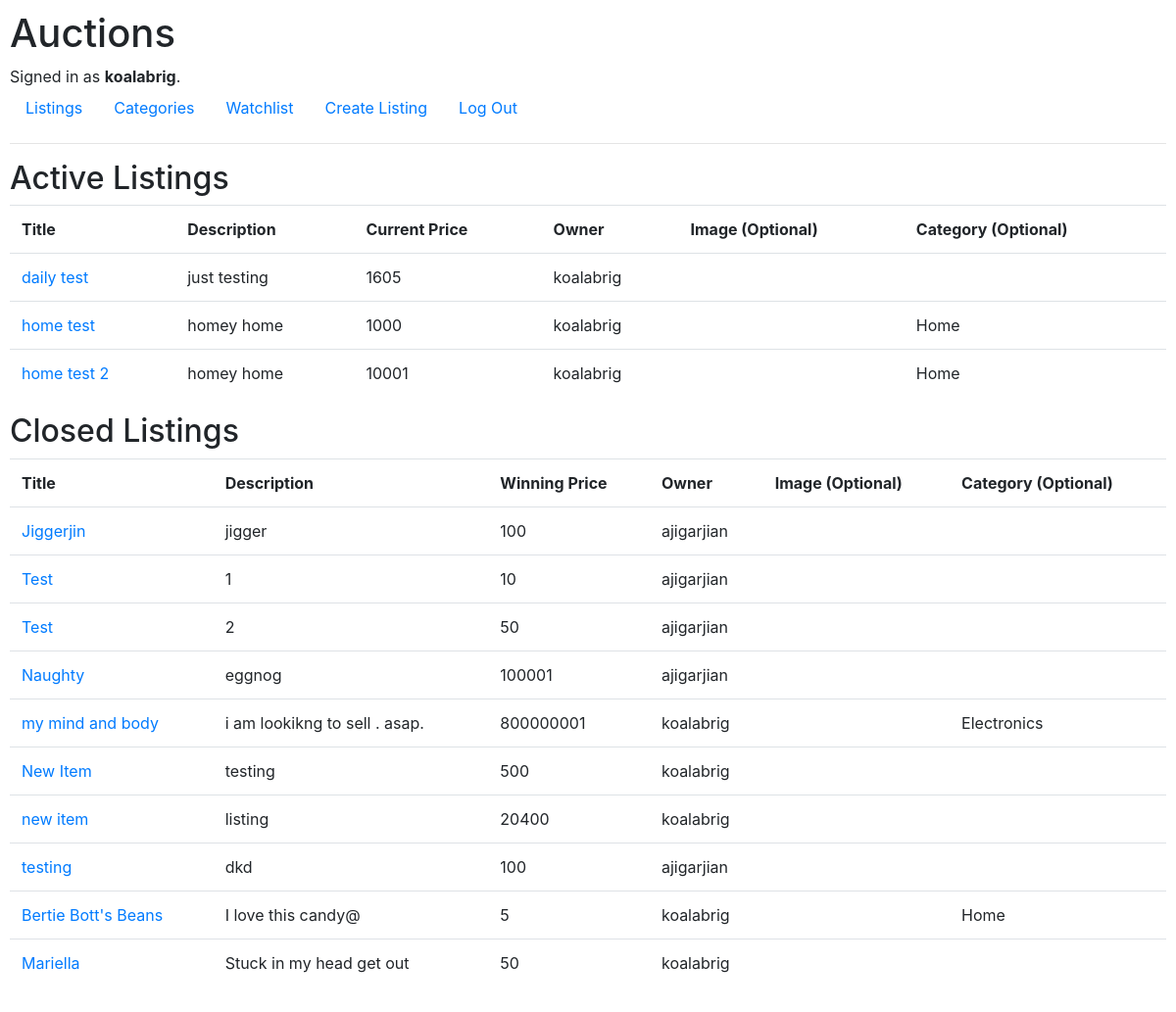
The app's page / (signed in) with its own data.
### auctions/models.py (models this page shows)
class User(AbstractUser):
    pass

class Listing(models.Model):
    title = models.CharField(max_length=64)
    description = models.CharField(max_length=255)
    price = models.IntegerField()
    image = models.URLField(max_length=200, blank=True)
    category = models.CharField(max_length=255, blank=True)
    owner = models.ForeignKey(User, default="", on_delete=models.CASCADE, related_name="listingOwner", blank=False)
    active = models.BooleanField(default="True")

### auctions/views.py (the view)
# urls.py: path("", views.index, name="index"),
def index(request):
    return render(request, "auctions/index.html", {
        "active_listings": Listing.objects.filter(active=True),
        "closed_listings": Listing.objects.filter(active=False)
    })

### auctions/templates/auctions/index.html (shortened to what this page needs)
{% extends "auctions/layout.html" %}
{% block body %}
    <h2>Active Listings</h2>
    <table class="table">
        <tr>
            <th>Title</th>
            <th>Description</th>
            <th>Current Price</th>
            <th>Owner</th>
            <th>Image (Optional)</th>
            <th>Category (Optional)</th>
        </tr>
        {% for listing in active_listings %}
        <tr>
            <td>
                <a href="{% url 'listing' listing.id %}">{{ listing.title }}</a>
            </td>
            <td>{{ listing.description }}</td>
            <td>{{ listing.price }}</td>
            <td>{{ listing.owner }}</td>
            <td>
            </td>
            <td>{{ listing.category }}</td>
        </tr>
        {% endfor %}
    </table>
    <h2>Closed Listings</h2>
    <table class="table">
        <tr>
            <th>Title</th>
            <th>Description</th>
            <th>Winning Price</th>
            <th>Owner</th>
            <th>Image (Optional)</th>
            <th>Category (Optional)</th>
        </tr>
        {% for listing in closed_listings %}
        <tr>
            <td>
                <a href="{% url 'listing' listing.id %}">{{ listing.title }}</a>
            </td>
            <td>{{ listing.description }}</td>
            <td>{{ listing.price }}</td>
            <td>{{ listing.owner }}</td>
            <td>
            </td>
            <td>{{ listing.category }}</td>
        </tr>
        {% endfor %}
    </table>
{% endblock %}

### auctions/templates/auctions/layout.html (shortened to what this page needs)
{% load static %}
<!DOCTYPE html>
<html lang="en">
    <head>
        <link rel="stylesheet" href="https://stackpath.bootstrapcdn.com/bootstrap/4.4.1/css/bootstrap.min.css">
        <link href="{% static 'auctions/styles.css' %}" rel="stylesheet">
    </head>
    <body>
        <h1>Auctions</h1>
        <div>
            {% if user.is_authenticated %}
                Signed in as <strong>{{ user.username }}</strong>.
            {% else %}
                Not signed in.
            {% endif %}
        </div>
        <ul class="nav">
            <li class="nav-item">
                <a class="nav-link" href="{% url 'index' %}">Listings</a>
            </li>
            <li class="nav-item">
                <a class="nav-link" href="{% url 'category' %}">Categories</a>
            </li>
            {% if user.is_authenticated %}
                <li class="nav-item">
                    <a class="nav-link" href="{% url 'watchlist' %}">Watchlist</a>
                </li>
                <li class="nav-item">
                    <a class="nav-link" href="{% url 'create' %}">Create Listing</a>
                </li>
                <li class="nav-item">
                    <a class="nav-link" href="{% url 'logout' %}">Log Out</a>
                </li>
            {% endif %}
        </ul>
        <hr>
        {% block body %}
        {% endblock %}
    </body>
</html>

### auctions/static/auctions/styles.css (style rules this page uses)
body { padding: 10px; }

### records on screen
User: username "koalabrig"
Listing: title "daily test", description "just testing", price "1605", owner "koalabrig"
Listing: title "home test", description "homey home", price "1000", owner "koalabrig", category "Home"
Listing: title "home test 2", description "homey home", price "10001", owner "koalabrig", category "Home"
Listing: title "Jiggerjin", description "jigger", price "100", owner "ajigarjian"
Listing: title "Test", description "1", price "10", owner "ajigarjian"
Listing: title "Test", description "2", price "50", owner "ajigarjian"
Listing: title "Naughty", description "eggnog", price "100001", owner "ajigarjian"
Listing: title "my mind and body", description "i am lookikng to sell . asap.", price "800000001", owner "koalabrig", category "Electronics"
Listing: title "New Item", description "testing", price "500", owner "koalabrig"
Listing: title "new item", description "listing", price "20400", owner "koalabrig"
Listing: title "testing", description "dkd", price "100", owner "ajigarjian"
Listing: title "Bertie Bott's Beans", description "I love this candy@", price "5", owner "koalabrig", category "Home"
Listing: title "Mariella", description "Stuck in my head get out", price "50", owner "koalabrig"
